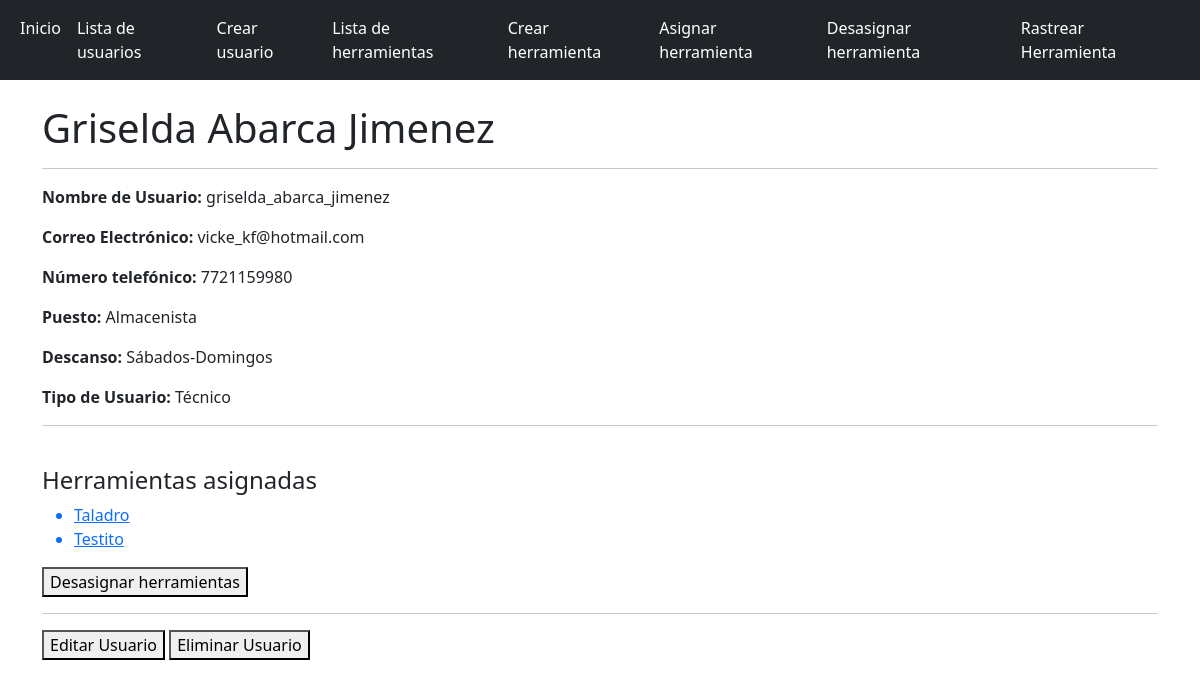
Before: /accounts/11/ with the older database file.
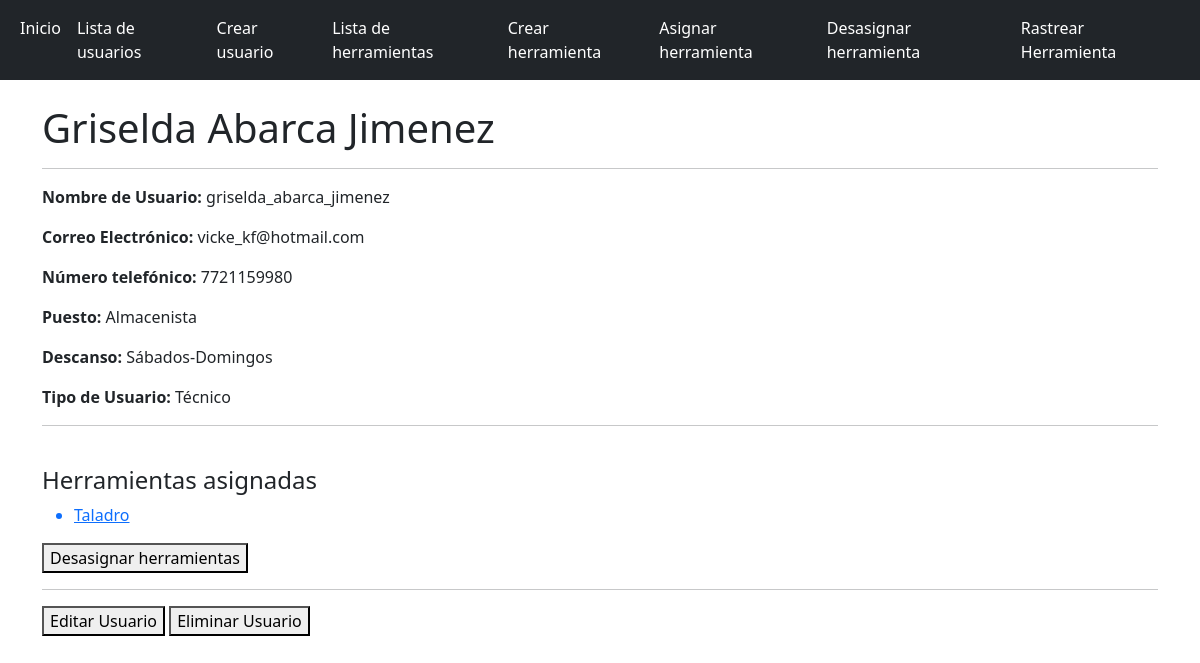
After: the same page with the newer database file.
### accounts/models.py (models this page shows, shortened)
class WorkerUser(AbstractUser):
    phone_number = models.CharField(max_length=13)
    job_title = models.CharField(max_length=140)
    rest_time = models.CharField(max_length=140)

### worktools/models.py (models this page shows, shortened)
class WorkTool(models.Model):
    name = models.CharField(max_length=140)
    user_id = models.ForeignKey(WorkerUser, related_name='tools', on_delete=models.CASCADE, blank=True, null=True)
    serial_number = models.CharField(max_length=140)
    model = models.CharField(max_length=140)
    has_been_in_mainteance = models.BooleanField(default=False)
    mainteance_date = models.DateField(blank=True, null=True)
    is_in_maintain = models.BooleanField(default=False)
    specifications = models.TextField(blank=True, null=True)
    has_tracker = models.BooleanField(default=False)
    tracker_id = models.CharField(max_length=30, blank=True, null=True)

### accounts/views.py (the view)
# urls.py: path('<int:id>/', UserDetail, name='detail'),
def UserDetail(request, id):
    user = WorkerUser.objects.get(id=id)
    template_name = 'accounts/detail.html'
    context = {
        'user': user
    }
    return render(request, template_name, context)

### accounts/templates/accounts/detail.html (shortened to what this page needs)
{% extends 'base.html' %}
{% block content %}
    <h1>{{ user.first_name }} {{ user.last_name }}</h1>
    <hr>
    <p><b>Nombre de Usuario:</b> {{ user.username }}</p>
    <p><b>Correo Electrónico:</b> {{ user.email }}</p>
    <p><b>Número telefónico:</b> {{ user.phone_number }}</p>
    <p><b>Puesto:</b> {{ user.job_title }}</p>
    <p><b>Descanso:</b> {{ user.rest_time }}</p>
    <p><b>Tipo de Usuario:</b> {% if user.is_staff %}Supervisor{% else %}Técnico{% endif %}</p>
    <hr>
    <br>
    <h4>Herramientas asignadas</h4>
    {% if user.tools.all|length > 0 %}
        <ul>
            {% for tool in user.tools.all %}
                <a href={% url 'worktools:detail' tool.id %}>
                    <li>{{ tool.name }}</li>
            {% endfor %}
        </ul>
    {% else %}
        <p>No hay ninguna herramienta asignada a este usuario</p>
    {% endif %}
    <a href="{% url 'worktools:unassign' user.id %}"><button>Desasignar herramientas</button></a>
    <hr>
    <a href="{% url 'accounts:update' user.id %}"><button>Editar Usuario</button></a>
    <button id="delete-user">Eliminar Usuario</button>
{% endblock content %}

### templates/base.html (shortened to what this page needs)
<!doctype html>
<html lang="en">
  <head>
    <link href="https://cdn.jsdelivr.net/npm/bootstrap@5.0.1/dist/css/bootstrap.min.css" rel="stylesheet">
  </head>
  <body>
    <nav class="navbar navbar-expand-lg navbar-dark bg-dark">
      <div class="container-fluid">
        <div class="collapse navbar-collapse" id="navbarSupportedContent">
          <ul class="navbar-nav me-auto mb-2 mb-lg-0">
            <li class="nav-item">
              <a class="nav-link active" aria-current="page" href="/inicio">Inicio</a>
            </li>
            <li class="nav-item">
              <a class="nav-link active" aria-current="page" href="/accounts">Lista de usuarios</a>
            </li>
            <li class="nav-item">
              <a class="nav-link active" aria-current="page" href="/accounts/create">Crear usuario</a>
            </li>
            <li class="nav-item">
              <a class="nav-link active" aria-current="page" href="/worktools/">Lista de herramientas</a>
            </li>
            <li class="nav-item">
              <a class="nav-link active" aria-current="page" href="/worktools/create">Crear herramienta</a>
            </li>
            <li class="nav-item">
              <a class="nav-link active" aria-current="page" href="/worktools/assign">Asignar herramienta</a>
            </li>
            <li class="nav-item">
              <a class="nav-link active" aria-current="page" href="/worktools/desasignar">Desasignar herramienta</a>
            </li>
            <li class="nav-item">
              <a class="nav-link active" href="#">Rastrear Herramienta</a>
            </li>
          </ul>
        </div>
      </div>
    </nav>
    <br/>
   <div class="container">
    {% block content %}
    {% endblock content %}
  </div>
  </body>
</html>

Changed rows visible on the page:
no longer on this page (row edited): WorkTool: name "Testito"
